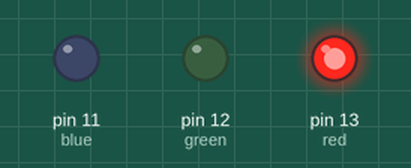
Recording of a sketch running on a simulated Arduino Uno, built with avr-gcc and run on an emulated ATmega328P. Shown: output pins drawn as LEDs (lit = HIGH).

Above: at 0.5 s.
At 2.5 s:
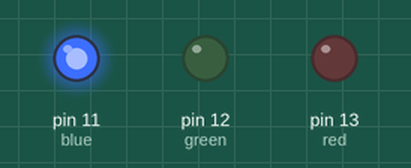
At 3.5 s:
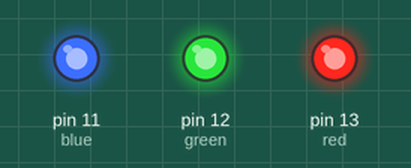
At 4.5 s:
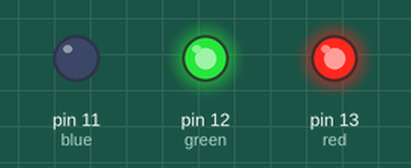
At 6.5 s:
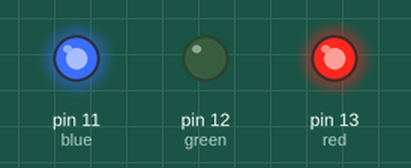
At 9.5 s:
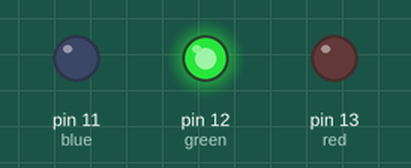
Timing chart, 0 to 10.4 s (numbered marks = the images above):
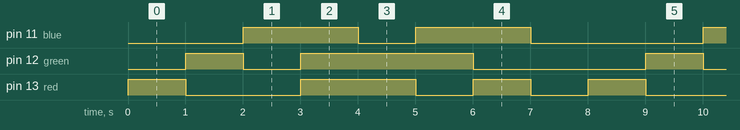

Measured:
- by itself, pin 11 (blue): repeats every 8.0 s: LOW 1.0 s, HIGH 2.0 s, LOW 3.0 s, HIGH 2.0 s
- by itself, pin 12 (green): repeats every 8.0 s: LOW 1.0 s, HIGH 3.0 s, LOW 3.0 s, HIGH 1.0 s
- by itself, pin 13 (red): repeats every 8.0 s: LOW 2.0 s, HIGH 2.0 s, 2 × (LOW 1.0 s, HIGH 1.0 s)

The sketch:

sketch.ino
```cpp
int red = 13;
int green = 12;
int blue = 11;

void setup() {
pinMode(red, OUTPUT);
pinMode(green, OUTPUT);
pinMode(blue, OUTPUT);
}

void loop() {
analogWrite(red, 255);
analogWrite(green, 0);
analogWrite(blue, 0);
delay(1000);
analogWrite(red, 0);
analogWrite(green, 255);
analogWrite(blue, 0);
delay(1000);
analogWrite(red, 0);
analogWrite(green, 0);
analogWrite(blue, 255);
delay(1000);
analogWrite(red, 255);
analogWrite(green, 255);
analogWrite(blue, 255);
delay(1000);
analogWrite(red, 255);
analogWrite(green, 255);
analogWrite(blue, 0);
delay(1000);
analogWrite(red, 0);
analogWrite(green, 255);
analogWrite(blue, 255);
delay(1000);
analogWrite(red, 255);
analogWrite(green, 0);
analogWrite(blue, 255);
delay(1000);
analogWrite(red, 0);
analogWrite(green, 0);
analogWrite(blue, 0);
delay(1000);
}
```
